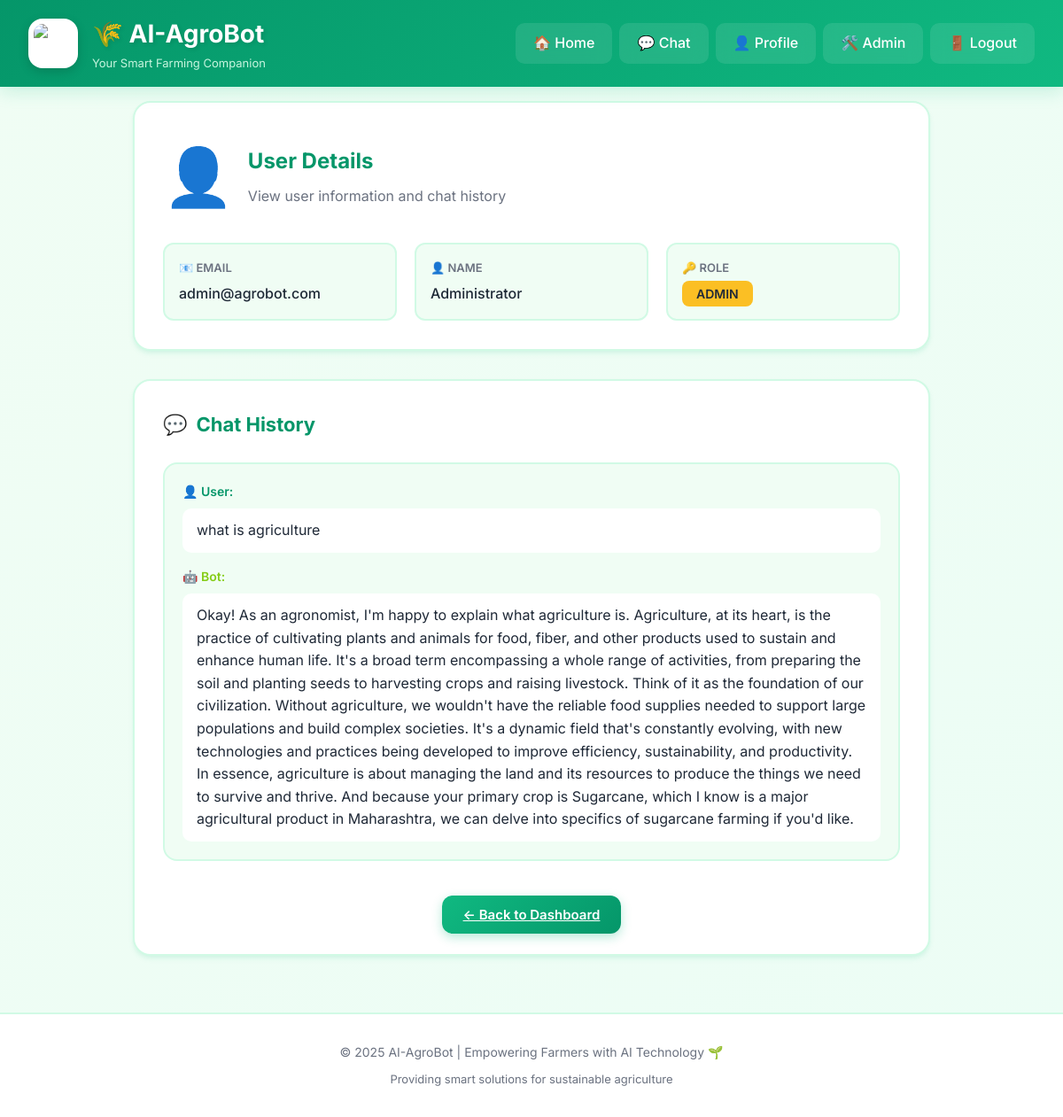
Page /admin/user/1 (signed in) on the committed database.
### database.py (models this page shows)
class User(UserMixin, db.Model):
    __tablename__ = "users"
    id = db.Column(db.Integer, primary_key=True)
    email = db.Column(db.String(200), unique=True, nullable=False)
    password = db.Column(db.String(200), nullable=False)
    name = db.Column(db.String(100))
    role = db.Column(db.String(20), default="farmer")
    primary_crop = db.Column(db.String(100))
    region = db.Column(db.String(100))
    preferred_language = db.Column(db.String(20), default="en")

class ChatHistory(db.Model):
    __tablename__ = "chat_history"
    id = db.Column(db.Integer, primary_key=True)
    user_id = db.Column(db.Integer, db.ForeignKey("users.id"), nullable=True)
    user_message = db.Column(db.Text)
    bot_response = db.Column(db.Text)
    created_at = db.Column(db.DateTime, default=datetime.utcnow)
    feedback = db.Column(db.String(20), nullable=True)

### app.py (the view)
@app.route("/admin/user/<int:user_id>")
@login_required
def admin_view_user(user_id):
    if current_user.role != "admin":
        flash("Access denied", "danger")
        return redirect(url_for("home"))  # Changed
    user = User.query.get_or_404(user_id)
    chats = ChatHistory.query.filter_by(user_id=user.id).order_by(ChatHistory.created_at.desc()).all()
    return render_template("admin_view_user.html", user=user, chats=chats)

### app.py (called while the page is built)
@login_manager.user_loader
def load_user(user_id):
    return db.session.get(User, int(user_id))

### templates/admin_view_user.html (shortened to what this page needs)
{% extends "base.html" %}
{% block content %}
<div style="max-width: 900px; margin: 0 auto;">
  <div style="background: var(--card); padding: 32px; border-radius: 20px; box-shadow: var(--shadow); border: 2px solid var(--border); margin-bottom: 32px;">
    <div style="display: flex; align-items: center; gap: 16px; margin-bottom: 24px;">
      <span style="font-size: 64px;">👤</span>
      <div>
        <h2 style="color: var(--primary-dark); margin: 0 0 8px 0;">User Details</h2>
        <p style="color: var(--text-light); margin: 0;">View user information and chat history</p>
      </div>
    </div>
    <div style="display: grid; grid-template-columns: repeat(auto-fit, minmax(250px, 1fr)); gap: 20px;">
      <div style="padding: 16px; background: var(--bg); border-radius: 12px; border: 2px solid var(--border);">
        <p style="color: var(--text-light); font-size: 13px; margin: 0 0 6px 0; font-weight: 600; text-transform: uppercase;">📧 Email</p>
        <p style="color: var(--text); font-size: 16px; margin: 0; font-weight: 500;">{{ user.email }}</p>
      </div>
      <div style="padding: 16px; background: var(--bg); border-radius: 12px; border: 2px solid var(--border);">
        <p style="color: var(--text-light); font-size: 13px; margin: 0 0 6px 0; font-weight: 600; text-transform: uppercase;">👤 Name</p>
        <p style="color: var(--text); font-size: 16px; margin: 0; font-weight: 500;">{{ user.name or 'Not provided' }}</p>
      </div>
      <div style="padding: 16px; background: var(--bg); border-radius: 12px; border: 2px solid var(--border);">
        <p style="color: var(--text-light); font-size: 13px; margin: 0 0 6px 0; font-weight: 600; text-transform: uppercase;">🔑 Role</p>
        <p style="margin: 0;">
          <span style="padding: 6px 16px; border-radius: 8px; font-size: 14px; font-weight: 600; background: {% if user.role == 'admin' %}var(--accent){% else %}var(--primary-light){% endif %}; color: var(--text);">
            {{ user.role|upper }}
          </span>
        </p>
      </div>
    </div>
  </div>
  <div style="background: var(--card); padding: 32px; border-radius: 20px; box-shadow: var(--shadow); border: 2px solid var(--border);">
    <h3 style="color: var(--primary-dark); margin: 0 0 24px 0; display: flex; align-items: center; gap: 10px;">
      <span>💬</span> Chat History
    </h3>
    {% if chats %}
      <div style="max-height: 600px; overflow-y: auto;">
        {% for c in chats %}
          <div style="margin-bottom: 24px; padding: 20px; background: var(--bg); border-radius: 16px; border: 2px solid var(--border);">
            <div style="margin-bottom: 16px;">
              <p style="color: var(--primary-dark); font-weight: 600; margin: 0 0 8px 0; font-size: 14px;">
                👤 User:
              </p>
              <p style="color: var(--text); margin: 0; line-height: 1.6; padding: 12px 16px; background: white; border-radius: 10px;">
                {{ c.user_message }}
              </p>
            </div>
            <div>
              <p style="color: var(--secondary); font-weight: 600; margin: 0 0 8px 0; font-size: 14px;">
                🤖 Bot:
              </p>
              <p style="color: var(--text); margin: 0; line-height: 1.6; padding: 12px 16px; background: white; border-radius: 10px;">
                {{ c.bot_response }}
              </p>
            </div>
          </div>
        {% endfor %}
      </div>
    {% endif %}
    <div style="margin-top: 24px; text-align: center;">
      <a href="{{ url_for('admin_dashboard') }}" class="btn">← Back to Dashboard</a>
    </div>
  </div>
</div>
{% endblock %}

### static/style.css (style rules this page uses)
:root { --primary: #10b981; --primary-dark: #059669; --primary-light: #d1fae5; --secondary: #84cc16; --accent: #fbbf24; --muted: #6b7280; --bg: #f0fdf4; --bg-secondary: #ecfdf5; --card: #ffffff; --text: #1f2937; --text-light: #6b7280; --border: #d1fae5; --shadow: 0 4px 6px -1px rgba(16, 185, 129, 0.1), 0 2px 4px -1px rgba(16, 185, 129, 0.06); --shadow-lg: 0 10px 15px -3px rgba(16, 185, 129, 0.1), 0 4px 6px -2px rgba(16, 185, 129, 0.05); }
* { box-sizing: border-box; margin: 0; padding: 0; }
body { font-family: 'Inter', -apple-system, BlinkMacSystemFont, 'Segoe UI', Roboto, 'Helvetica Neue', Arial, sans-serif; background: linear-gradient(135deg, #f0fdf4 0%, #ecfdf5 100%); color: var(--text); line-height: 1.6; min-height: 100vh; }
.btn, button { background: linear-gradient(135deg, var(--primary) 0%, var(--primary-dark) 100%); color: white; border: none; padding: 12px 24px; border-radius: 12px; cursor: pointer; font-weight: 600; font-size: 15px; transition: all 0.3s ease; box-shadow: 0 4px 12px rgba(16, 185, 129, 0.3); }
.admin-kb h3, .admin-chats h3, .main h3 { color: var(--primary-dark); margin-bottom: 20px; font-size: 22px; font-weight: 700; }

### rows in the picture
User: email "admin@agrobot.com", name "Administrator", role "ADMIN"
ChatHistory: user_message "what is agriculture", bot_response "Okay! As an agronomist, I'm happy to explain what agriculture is. Agriculture, at its heart, is the practice of cultivating plants and animals for food, fiber, and other products used to sustain and enhance human life. It's a broad term encompassing a whole range of activities, from preparing the soil and planting seeds to harvesting crops and raising livestock. Think of it as the foundation of our civilization. Without agriculture, we wouldn't have the reliable food supplies needed to support large populations and build complex societies. It's a dynamic field that's constantly evolving, with new technologies and practices being developed to improve efficiency, sustainability, and…"
